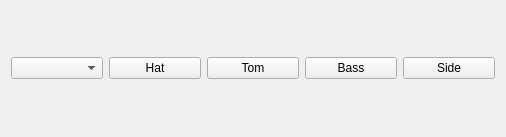
<?xml version="1.0" encoding="UTF-8"?>
<ui version="4.0">
 <class>FormKeyboard</class>
 <widget class="QWidget" name="FormKeyboard">
  <property name="geometry">
   <rect>
    <x>0</x>
    <y>0</y>
    <width>506</width>
    <height>137</height>
   </rect>
  </property>
  <property name="windowTitle">
   <string>Keyboard</string>
  </property>
  <layout class="QVBoxLayout" name="verticalLayout">
   <item>
    <layout class="QHBoxLayout" name="horizontalLayout_Drum">
     <item>
      <widget class="QComboBox" name="comboBoxMode"/>
     </item>
     <item>
      <widget class="QPushButton" name="btnHighHat">
       <property name="text">
        <string>Hat</string>
       </property>
      </widget>
     </item>
     <item>
      <widget class="QPushButton" name="btnTomtom">
       <property name="text">
        <string>Tom</string>
       </property>
      </widget>
     </item>
     <item>
      <widget class="QPushButton" name="btnBass">
       <property name="text">
        <string>Bass</string>
       </property>
      </widget>
     </item>
     <item>
      <widget class="QPushButton" name="btnSide">
       <property name="text">
        <string>Side</string>
       </property>
      </widget>
     </item>
    </layout>
   </item>
   <item>
    <layout class="QHBoxLayout" name="horizontalLayout_Keyboard"/>
   </item>
  </layout>
 </widget>
 <resources/>
 <connections/>
</ui>
